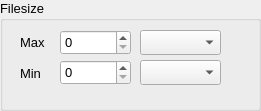
     <widget class="QGroupBox" name="groupBox_2">
      <property name="geometry">
       <rect>
        <x>290</x>
        <y>210</y>
        <width>261</width>
        <height>111</height>
       </rect>
      </property>
      <property name="font">
       <font>
        <family>MS Sans Serif</family>
        <pointsize>10</pointsize>
       </font>
      </property>
      <property name="title">
       <string>Filesize</string>
      </property>
      <widget class="QSpinBox" name="spinBox_4">
       <property name="geometry">
        <rect>
         <x>60</x>
         <y>60</y>
         <width>71</width>
         <height>25</height>
        </rect>
       </property>
       <property name="font">
        <font>
         <family>MS Sans Serif</family>
         <pointsize>10</pointsize>
        </font>
       </property>
      </widget>
      <widget class="QLabel" name="label_18">
       <property name="geometry">
        <rect>
         <x>20</x>
         <y>63</y>
         <width>47</width>
         <height>20</height>
        </rect>
       </property>
       <property name="font">
        <font>
         <family>MS Sans Serif</family>
         <pointsize>10</pointsize>
        </font>
       </property>
       <property name="text">
        <string>Min</string>
       </property>
      </widget>
      <widget class="QSpinBox" name="spinBox_5">
       <property name="geometry">
        <rect>
         <x>60</x>
         <y>30</y>
         <width>71</width>
         <height>25</height>
        </rect>
       </property>
       <property name="font">
        <font>
         <family>MS Sans Serif</family>
         <pointsize>10</pointsize>
        </font>
       </property>
      </widget>
      <widget class="QLabel" name="label_19">
       <property name="geometry">
        <rect>
         <x>20</x>
         <y>32</y>
         <width>47</width>
         <height>21</height>
        </rect>
       </property>
       <property name="font">
        <font>
         <family>MS Sans Serif</family>
         <pointsize>10</pointsize>
        </font>
       </property>
       <property name="text">
        <string>Max</string>
       </property>
      </widget>
      <widget class="QComboBox" name="comboBox_5">
       <property name="geometry">
        <rect>
         <x>140</x>
         <y>30</y>
         <width>81</width>
         <height>25</height>
        </rect>
       </property>
       <property name="font">
        <font>
         <family>MS Sans Serif</family>
         <pointsize>10</pointsize>
        </font>
       </property>
      </widget>
      <widget class="QComboBox" name="comboBox_6">
       <property name="geometry">
        <rect>
         <x>140</x>
         <y>60</y>
         <width>81</width>
         <height>25</height>
        </rect>
       </property>
       <property name="font">
        <font>
         <family>MS Sans Serif</family>
         <pointsize>10</pointsize>
        </font>
       </property>
      </widget>
     </widget>
